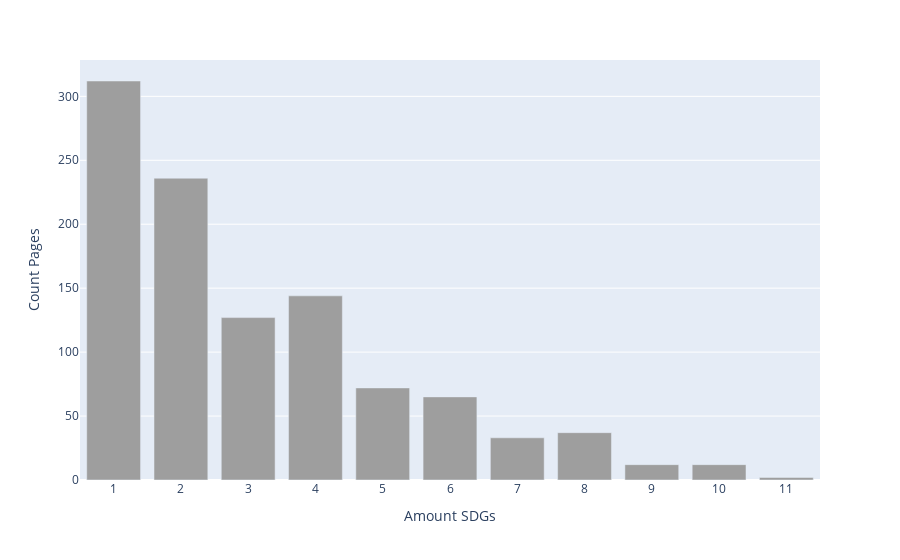

Notebook cell for this chart:
### Code cell
# SR Data: # positive labels per sample

# prepare
# calcualte # per sample
sr_data['count_sdgs'] = sr_data[class_names].sum(axis=1)

# aggreagte # per sample
sgd_value_counts = sr_data.groupby('count_sdgs')['text'].count().to_frame()

# beautify
sgd_value_counts['sdg'] = sgd_value_counts.index
sgd_value_counts['sdg'] = sgd_value_counts['sdg'].apply(lambda x: str(int(x)))
sgd_value_counts['color'] =  "#9e9e9e"

# plot
fig = px.bar(sgd_value_counts, 
    x='sdg', 
    y='text', 
    color_discrete_sequence = list(sgd_value_counts['color'])
).update_layout(
    xaxis_title="Amount SDGs", 
    yaxis_title="Count Pages",
    xaxis_tickmode='linear',
)
pio.write_image(fig, "data/plot_images/labels_per_sample.png", scale=3, width=900, height=400)
fig.show()

# additionly print mean count and sum to write it into text
print('mean: ',sr_data['count_sdgs'].mean() )
print(sgd_value_counts)
print('sum: ', sgd_value_counts['text'].sum())

### Figure 1 — Plotly figure (JSON) as saved in the notebook; plotly's stock layout.template omitted (floating-point values rounded to 4 significant figures)
{"data": [{"alignmentgroup": "True", "hovertemplate": "sdg=%{x}<br>text=%{y}<extra></extra>", "legendgroup": "", "marker": {"color": "#9e9e9e", "pattern": {"shape": ""}}, "name": "", "offsetgroup": "", "orientation": "v", "showlegend": false, "textposition": "auto", "type": "bar", "x": ["1", "2", "3", "4", "5", "6", "7", "8", "9", "10", "11"], "xaxis": "x", "y": [312, 236, 127, 144, 72, 65, 33, 37, 12, 12, 2], "yaxis": "y"}], "layout": {"barmode": "relative", "legend": {"tracegroupgap": 0}, "margin": {"t": 60}, "xaxis": {"anchor": "y", "domain": [0, 1], "tickmode": "linear", "title": {"text": "Amount SDGs"}}, "yaxis": {"anchor": "x", "domain": [0, 1], "title": {"text": "Count Pages"}}}}
